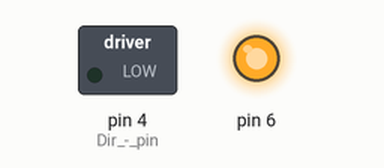
Recording of a sketch running on a simulated Arduino Uno, built with avr-gcc and run on an emulated ATmega328P. Shown: switched loads named in the sketch (green lamp = pin HIGH), output pins drawn as LEDs (lit = HIGH). Pins used as bus, display or sensor lines are not drawn.

Above: at 0.1 s.
At 10.8 s:
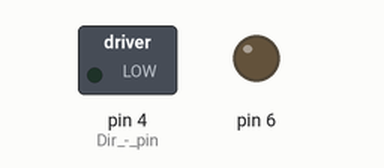
Timing chart, 0 to 12.3 s (numbered marks = the images above):
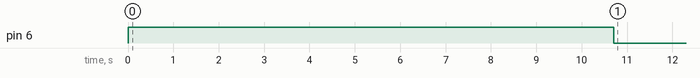

Measured:
- by itself, pin 6: HIGH → LOW at 10.7 s

The sketch:

stepmotor.ino
```cpp
void setup()
{
  pinMode(6,OUTPUT); // Enable pin - chân khởi động - nối vào GND sẽ giúp ta bật động cơ bước, nối vô VCC động cơ bước được thả ra. Nôm na: GND = servo.attach, VCC = servo.detach
  pinMode(5,OUTPUT); // Step pin
  pinMode(4,OUTPUT); // Dir - pin
  digitalWrite(6,LOW); // Set Enable low
  digitalWrite(6,HIGH);
}

void loop()
{
   // Đặt Enable ở trạng thái LOW
  digitalWrite(4,LOW); // Đặt Dir  ở trạng thái HIGH
  //Serial.println("Cho chay 200 steps (1 vong)");
  for (int i=0; i<=350;i++){
    digitalWrite(5,HIGH); // Output high
    delayMicroseconds(1000); // chờ
    digitalWrite(5,LOW); // Output low
    delayMicroseconds(1000); // chờ
  }
  delay(10000);
  digitalWrite(6,LOW); // Đặt Dir  ở trạng thái HIGH
}
```
